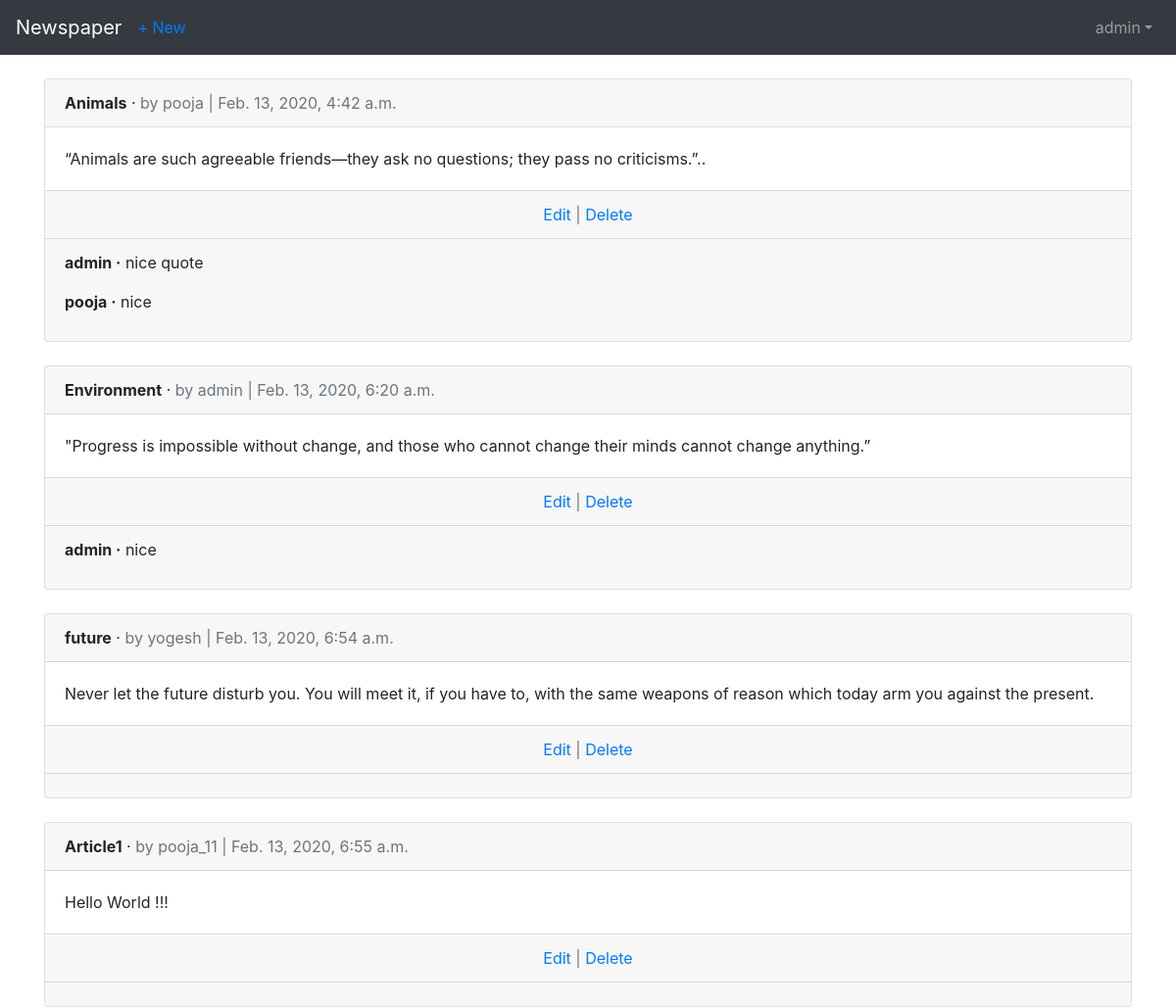
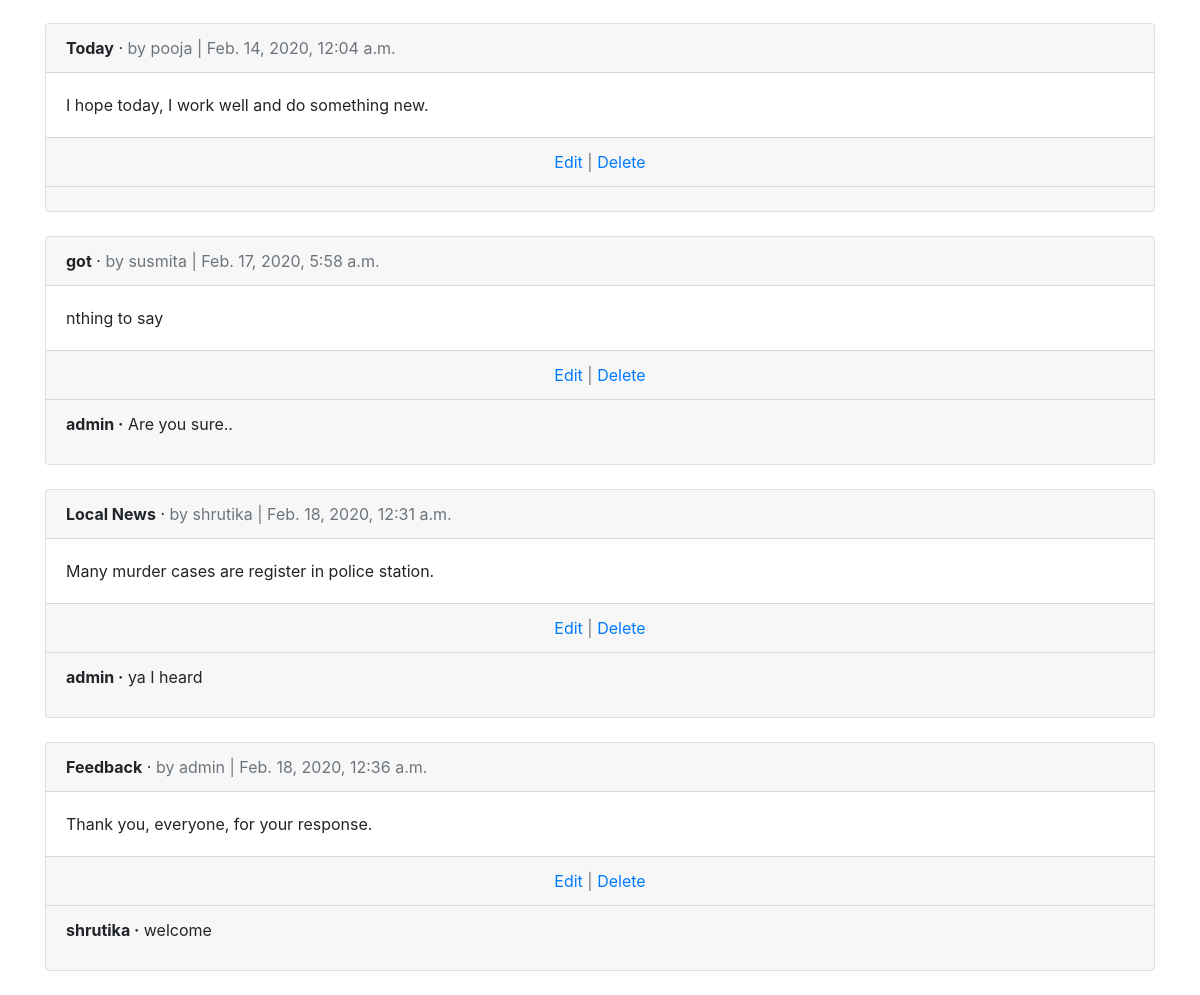
Screenshot of /article/ (signed in) with the database file from the repository (2 pictures, top to bottom).
### users/models.py (models this page shows)
class CustomUser(AbstractUser):
    age = models.PositiveIntegerField(null=True, blank=True)

### article/models.py (models this page shows, shortened)
class Article(models.Model):
    title = models.CharField(max_length=255)
    body = models.TextField()
    date = models.DateTimeField(auto_now_add=True)
    author = models.ForeignKey(
        get_user_model(),
        on_delete=models.CASCADE,
    )

class Comment(models.Model):
    article = models.ForeignKey(
        Article,
        on_delete=models.CASCADE,
        related_name='comments',
    )
    comment = models.CharField(max_length=140)
    author = models.ForeignKey(
        get_user_model(),
        on_delete=models.CASCADE,
    )
    def __str__(self):
        return self.comment

### article/views.py (the view)
# urls.py: path('',ArticleListView.as_view(), name='article_list'),
class ArticleListView(LoginRequiredMixin, ListView):
    model = Article
    template_name = 'article_list.html'
    login_url = 'login'

### templates/article_list.html (shortened to what this page needs)
{% extends 'base.html' %}
{% block content %}
    {% for article in object_list %}
        <div class="card">
            <div class="card-header">
                <span class="font-weight-bold">{{ article.title }}</span> &middot;
                <span class="text-muted">by {{ article.author }} | {{ article.date }}</span>
            </div>
            <div class="card-body">
                {{ article.body }}
            </div>
            <div class="card-footer text-center text-muted">
                <a href="{% url 'article:article_edit' article.pk %}">Edit</a> |
                <a href="{% url 'article:article_delete' article.pk %}">Delete</a>
            </div>
            <div class="card-footer">
                {% for comment in article.comments.all %}
                    <p>
                        <span class="font-weight-bold">{{ comment.author }} &middot;</span>
                        {{ comment }}
                    </p>
                {% endfor %}
            </div>
        </div>
        <br />
    {% endfor %}
{% endblock content %}

### templates/base.html (shortened to what this page needs)
<html lang="en">
  <head>
    <link
      rel="stylesheet"
      href="https://stackpath.bootstrapcdn.com/bootstrap/4.2.1/css/bootstrap.min.css"
    />
  </head>
  <body>
    <nav class="navbar navbar-expand-lg navbar-dark bg-dark mb-4">
      <a class="navbar-brand" href="{% url 'home' %}">Newspaper</a>
      {% if user.is_authenticated %}
      <ul class="navbar-nav mr-auto">
        <li class="nav-item">
          <a href="{% url 'article:article_new' %}">+ New</a>
        </li>
      </ul>
      {% endif %}
      <div class="collapse navbar-collapse" id="navbarNavDropdown">
          {% if user.is_authenticated %}
        <ul class="navbar-nav ml-auto">
          <li class="nav-item ">
            <a class="nav-link dropdown-toggle" href="#"
            id="userMenu" data-toggle="dropdown" aria-haspopup="true"
            aria-expanded="false">{{ user.username }}</a>
          </li>
        </ul>
      </div>
      {% endif %}
    </nav>
    <div class="container">
      {% block content %} {% endblock content %}
    </div>
  </body>
</html>

### rows the page displays
CustomUser: username "admin"
Article: title "Animals", author "pooja", date "Feb. 13, 2020, 4:42 a.m.", body "“Animals are such agreeable friends—they ask no questions; they pass no criticisms.”.."
Comment: author "admin", comment "nice quote"
Comment: author "pooja", comment "nice"
Article: title "Environment", author "admin", date "Feb. 13, 2020, 6:20 a.m.", body "\"Progress is impossible without change, and those who cannot change their minds cannot change anything.”"
Comment: author "admin", comment "nice"
Article: title "future", author "yogesh", date "Feb. 13, 2020, 6:54 a.m.", body "Never let the future disturb you. You will meet it, if you have to, with the same weapons of reason which today arm you against the present."
Article: title "Article1", author "pooja_11", date "Feb. 13, 2020, 6:55 a.m.", body "Hello World !!!"
Article: title "Today", author "pooja", date "Feb. 14, 2020, 12:04 a.m.", body "I hope today, I work well and do something new."
Article: title "got", author "susmita", date "Feb. 17, 2020, 5:58 a.m.", body "nthing to say"
Comment: author "admin", comment "Are you sure.."
Article: title "Local News", author "shrutika", date "Feb. 18, 2020, 12:31 a.m.", body "Many murder cases are register in police station."
Comment: author "admin", comment "ya I heard"
Article: title "Feedback", author "admin", date "Feb. 18, 2020, 12:36 a.m.", body "Thank you, everyone, for your response."
Comment: author "shrutika", comment "welcome"
